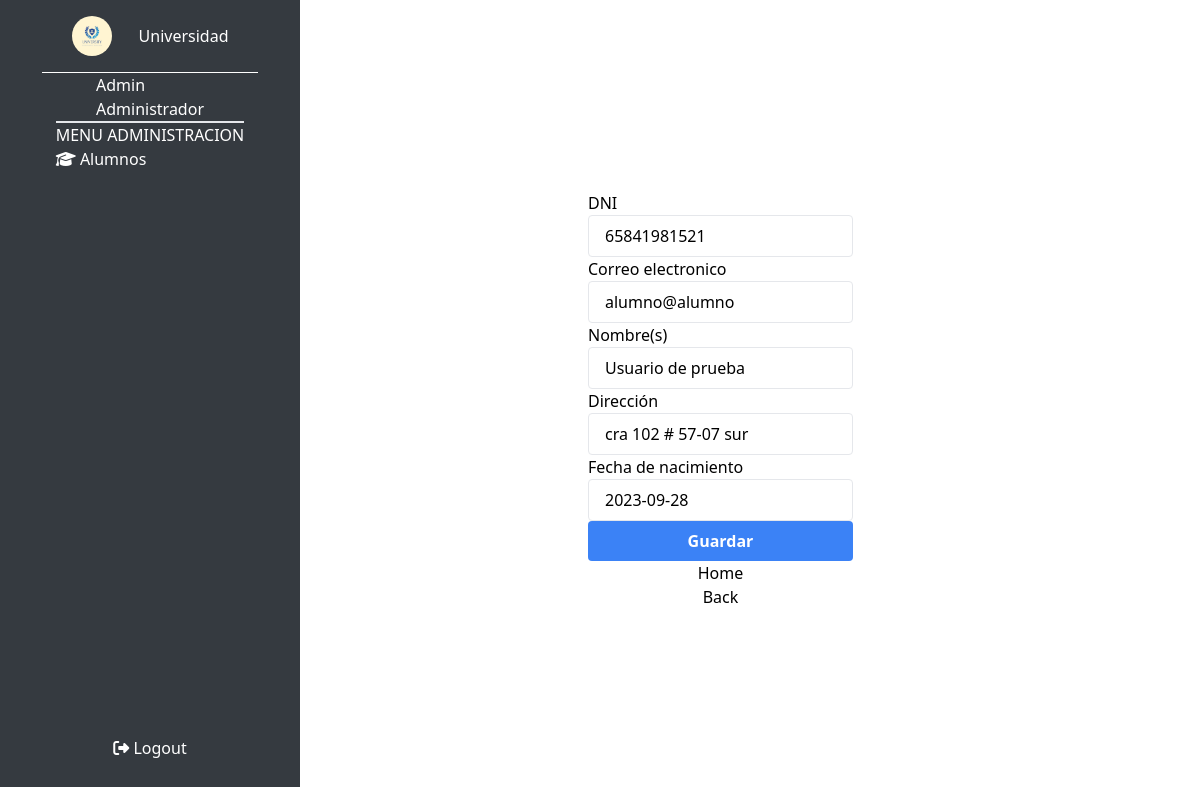
The page /views/admin/edit_est.php?id=3 (signed in) on the database its author committed.
### tables this page shows
CREATE TABLE `usuarios` (
  `usuario_id` int(11) NOT NULL AUTO_INCREMENT,
  `correo` varchar(250) DEFAULT NULL,
  `contrasena` varchar(250) NOT NULL,
  `usuario_nombre` varchar(150) DEFAULT NULL,
  `fecha_nacimientgo` date DEFAULT NULL,
  `direccion` varchar(250) DEFAULT NULL,
  `role_id` int(11) DEFAULT NULL,
  `usuario_dni` bigint(20) DEFAULT NULL,
  PRIMARY KEY (`usuario_id`),
  UNIQUE KEY `correo` (`correo`),
  KEY `role_id` (`role_id`),
  CONSTRAINT `usuarios_ibfk_1` FOREIGN KEY (`role_id`) REFERENCES `roles` (`rol_id`) ON UPDATE CASCADE
);

CREATE TABLE `roles` (
  `rol_id` int(11) NOT NULL AUTO_INCREMENT,
  `role_nombre` varchar(150) DEFAULT NULL,
  PRIMARY KEY (`rol_id`)
);

### views/admin/edit_est.php (the view, shortened to what this page needs)
<!DOCTYPE html>
<html lang="en">
<head>
    <link href="/dist/output.css" rel="stylesheet">
</head>
<body class="flex">
    <section class="h-screen w-1/4 bg-[#353a40] flex flex-col  text-white aling-center items-center justify-between">
        <div class=" flex flex-col w-[90%] justify-center items-center">
            <div class="flex aling-center items-center text-white p-4 justify-around border-b border-white w-[80%]">
                <div class="bg-[url('/assest/logo.jpg')] bg-cover bg-center rounded-full w-10 h-10">
                </div>
                <h2>Universidad</h2>
            </div>
            <?php
        require_once($_SERVER["DOCUMENT_ROOT"] ."/config/database.php");
        try{
            $id=$_SESSION["user_data"]['usuario_id'];
            $stmnt=$pdo->prepare('SELECT usuarios.*, roles.role_nombre AS nombre_rol FROM usuarios JOIN roles ON  usuarios.role_id = rol_id WHERE usuarios.usuario_id =:id ');
            $stmnt->bindParam(':id', $id, PDO::PARAM_INT);
            $stmnt->execute();
            $result=$stmnt->fetch(PDO::FETCH_ASSOC);
            $rol=$result["nombre_rol"];
            $nonmbre=$result["usuario_nombre"];
        }catch (PDOException $e){
            echo" Error: " . $e->getMessage();
        }
        ?>
            <div>
                <h2><?=$rol?></h2>
                <h3><?=$nonmbre?></h3>
            </div>
            <div class="flex flex-col border-t-2">
                <h3>MENU ADMINISTRACION</h3>
                <div class="flex flex-col">
                    <div>
                        <i class="fa-solid fa-graduation-cap"></i>
                        <button><a href="/views/admin/Estudiantes.php">Alumnos</a></button>
                    </div>
                </div>
            </div>
        </div>
        <div class="pb-10">
            <i class="fa-solid fa-right-from-bracket"></i>
            <button><a href="/handledb/logout.php">Logout</a></button>
        </div>
    </section>
    <section class="flex  flex-col justify-center items-center h-screen  pl-72">
        <form action="/handledb/estudiantes/editar.php" method="POST" class="flex flex-col">
            <?php
            require_once($_SERVER["DOCUMENT_ROOT"] ."/config/database.php");
            $id=$_GET["id"];
            try{
            $stmnt=$pdo->query("SELECT * FROM usuarios WHERE  usuario_id = '$id' ");
                if($stmnt->rowCount() === 1 ){
                    $result=$stmnt->fetch(PDO::FETCH_ASSOC);
                }
            }catch (PDOException $e){
                echo" Error: " . $e->getMessage();
            }
            ?>
            <Label>DNI</Label>
            <input type="number" name="dni"
                class="border rounded py-2 px-4 focus:outline-none focus:ring focus:border-blue-500" value="<?= $result["usuario_dni"] ?>">
            <Label>Correo electronico</Label>
            <input type="email" name="correo"
                class="border rounded py-2 px-4 focus:outline-none focus:ring focus:border-blue-500" value='<?=$result["correo"]?>'>
            <Label>Nombre(s)</Label>
            <input type="text" name="nombre"
                class="border rounded py-2 px-4 focus:outline-none focus:ring focus:border-blue-500" value='<?=$result["usuario_nombre"]?>'>
            <Label>Dirección</Label>
            <input type="text" name="direccion"
                class="border rounded py-2 px-4 focus:outline-none focus:ring focus:border-blue-500" value='<?=$result["direccion"]?>'>
            <Label>Fecha de nacimiento</Label>
            <input type="reversedate" name="fecha_nacimiento"
                class="border rounded py-2 px-4 focus:outline-none focus:ring focus:border-blue-500"
                placeholder="YYYY-MM-DD" value='<?=$result["fecha_nacimientgo"]?>'>
            <button type="submit" class="bg-blue-500 text-white font-bold py-2 px-4 rounded">Guardar</button>
        </form>
        <button><a href="/views/admin/dashboard.php">Home</a></button>
        <button><a href="/views/admin/Estudiantes.php">Back</a></button>
    </section>
</body>
</html>

### rows shown on the page
usuarios: role.role_nombre "Admin", usuario_nombre "Administrador"
usuarios: dni "65841981521", correo "alumno@alumno", nombre "Usuario de prueba", direccion "cra 102 # 57-07 sur", fecha_nacimiento "2023-09-28"
